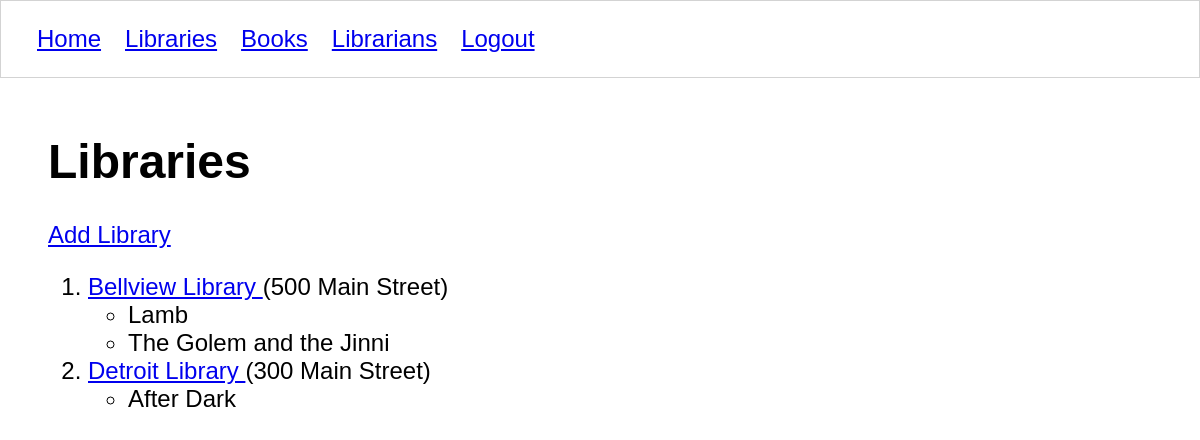
Page /libraries/ (signed in) on the committed database.
### libraryapp/models/library.py (models this page shows, shortened)
class Library (models.Model):
    name = models.CharField(max_length=50)
    address = models.CharField(max_length=50)
    class Meta:
        verbose_name = ("library ")
        verbose_name_plural = ("Libraries")

### libraryapp/models/book.py (models this page shows, shortened)
class Book(models.Model):
    title = models.CharField(max_length=50)
    author = models.CharField(max_length=50)
    publisher = models.CharField(max_length=50)
    year_published = models.IntegerField()
    isbn = models.CharField(max_length=50)
    location = models.ForeignKey(Library, on_delete=models.CASCADE)
    librarian = models.ForeignKey(Librarian, on_delete=models.CASCADE)
    class Meta:
        verbose_name = ("book")
        verbose_name_plural = ("books")

### libraryapp/views/libraries/list.py (the view)
# urls.py: path('libraries/', library_list, name='libraries'),
@login_required
def library_list(request):
    if request.method == 'GET':
        with sqlite3.connect(Connection.db_path) as conn:
            conn.row_factory = create_library
            db_cursor = conn.cursor()
            db_cursor.execute("""
                SELECT
                    li.id,
                    li.name,
                    li.address,
                    b.id book_id,
                    b.title book_title,
                    b.author,
                    b.year_published,
                    b.publisher,
                    b.isbn
                FROM libraryapp_library li
                JOIN libraryapp_book b ON li.id = b.location_id
            """)
            libraries = db_cursor.fetchall()
            library_groups = {}
            for (library, book) in libraries:
                if library.id not in library_groups:
                    library_groups[library.id] = library
                    library_groups[library.id].books.append(book)
                else:
                    library_groups[library.id].books.append(book)
        template = 'libraries/list.html'
        context = {
            'all_libraries': library_groups.values()
        }
        return render(request, template, context)

### libraryapp/views/libraries/list.py (called while the page is built)
def create_library(cursor, row):
    _row = sqlite3.Row(cursor, row)
    library = Library()
    library.id = _row["id"]
    library.name = _row["name"]
    library.address = _row["address"]
    library.books = []
    book = Book()
    book.id = _row["book_id"]
    book.title = _row["book_title"]
    book.author = _row["author"]
    book.isbn = _row["isbn"]
    book.publisher = _row["publisher"]
    book.year_published = _row["year_published"]
    return (library, book,)

### libraryapp/templates/libraries/list.html
{% extends 'shared/base.html' %}
{% block content %}
    <h1>Libraries</h1>
    <a href="{% url 'libraryapp:library_form' %}">Add Library</a>
    <ol>
    {% for library in all_libraries %}
        <li>
            <a href="{% url 'libraryapp:library' library.id %}">
                {{ library.name }}
            </a>
            ({{ library.address }})
            <ul>
            {% for book in library.books %}
                <li>{{ book.title }}</li>
            {% endfor %}
            </ul>
        </li>
    {% endfor %}
    </ol>
{% endblock %}

### libraryapp/static/styles/base.css (style rules this page uses)
body { margin: 0; padding: 0; font-size: 1.5em; font-family: 'Gill Sans', 'Gill Sans MT', Calibri, 'Trebuchet MS', sans-serif; }

### rows in the picture
Library: name "Bellview Library", address "500 Main Street"
Book: title "Lamb"
Book: title "The Golem and the Jinni"
Library: name "Detroit Library", address "300 Main Street"
Book: title "After Dark"
